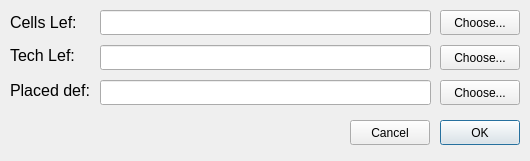
<?xml version="1.0" encoding="UTF-8"?>
<ui version="4.0">
 <class>DialogICCAD2017</class>
 <widget class="QDialog" name="DialogICCAD2017">
  <property name="geometry">
   <rect>
    <x>0</x>
    <y>0</y>
    <width>530</width>
    <height>161</height>
   </rect>
  </property>
  <property name="windowTitle">
   <string>Dialog</string>
  </property>
  <widget class="QPushButton" name="okButton">
   <property name="geometry">
    <rect>
     <x>440</x>
     <y>120</y>
     <width>80</width>
     <height>25</height>
    </rect>
   </property>
   <property name="text">
    <string>OK</string>
   </property>
  </widget>
  <widget class="QPushButton" name="chooseLef">
   <property name="geometry">
    <rect>
     <x>440</x>
     <y>10</y>
     <width>80</width>
     <height>25</height>
    </rect>
   </property>
   <property name="text">
    <string>Choose...</string>
   </property>
  </widget>
  <widget class="QLabel" name="lef">
   <property name="geometry">
    <rect>
     <x>10</x>
     <y>8</y>
     <width>81</width>
     <height>30</height>
    </rect>
   </property>
   <property name="text">
    <string>&lt;html&gt;&lt;head/&gt;&lt;body&gt;&lt;p&gt;&lt;span style=&quot; font-size:12pt;&quot;&gt;Cells Lef:&lt;/span&gt;&lt;/p&gt;&lt;/body&gt;&lt;/html&gt;</string>
   </property>
  </widget>
  <widget class="QPushButton" name="cancelButton">
   <property name="geometry">
    <rect>
     <x>350</x>
     <y>120</y>
     <width>80</width>
     <height>25</height>
    </rect>
   </property>
   <property name="text">
    <string>Cancel</string>
   </property>
  </widget>
  <widget class="QLabel" name="verilog">
   <property name="geometry">
    <rect>
     <x>10</x>
     <y>80</y>
     <width>91</width>
     <height>21</height>
    </rect>
   </property>
   <property name="text">
    <string>&lt;html&gt;&lt;head/&gt;&lt;body&gt;&lt;p&gt;&lt;span style=&quot; font-size:12pt;&quot;&gt;Placed def:&lt;/span&gt;&lt;/p&gt;&lt;/body&gt;&lt;/html&gt;</string>
   </property>
  </widget>
  <widget class="QLineEdit" name="lefLine">
   <property name="geometry">
    <rect>
     <x>100</x>
     <y>10</y>
     <width>331</width>
     <height>25</height>
    </rect>
   </property>
  </widget>
  <widget class="QLineEdit" name="defLine">
   <property name="geometry">
    <rect>
     <x>100</x>
     <y>45</y>
     <width>331</width>
     <height>25</height>
    </rect>
   </property>
  </widget>
  <widget class="QPushButton" name="chooseDef">
   <property name="geometry">
    <rect>
     <x>440</x>
     <y>45</y>
     <width>80</width>
     <height>25</height>
    </rect>
   </property>
   <property name="text">
    <string>Choose...</string>
   </property>
  </widget>
  <widget class="QLabel" name="erro">
   <property name="geometry">
    <rect>
     <x>10</x>
     <y>120</y>
     <width>321</width>
     <height>21</height>
    </rect>
   </property>
   <property name="text">
    <string>&lt;html&gt;&lt;head/&gt;&lt;body&gt;&lt;p&gt;&lt;span style=&quot; color:#cc0000;&quot;&gt;&lt;br/&gt;&lt;/span&gt;&lt;/p&gt;&lt;/body&gt;&lt;/html&gt;</string>
   </property>
  </widget>
  <widget class="QLabel" name="def">
   <property name="geometry">
    <rect>
     <x>10</x>
     <y>45</y>
     <width>91</width>
     <height>21</height>
    </rect>
   </property>
   <property name="text">
    <string>&lt;html&gt;&lt;head/&gt;&lt;body&gt;&lt;p&gt;&lt;span style=&quot; font-size:12pt;&quot;&gt;Tech Lef:&lt;/span&gt;&lt;/p&gt;&lt;/body&gt;&lt;/html&gt;</string>
   </property>
  </widget>
  <widget class="QLineEdit" name="verilogLine">
   <property name="geometry">
    <rect>
     <x>100</x>
     <y>80</y>
     <width>331</width>
     <height>25</height>
    </rect>
   </property>
  </widget>
  <widget class="QPushButton" name="chooseVerilog">
   <property name="geometry">
    <rect>
     <x>440</x>
     <y>80</y>
     <width>80</width>
     <height>25</height>
    </rect>
   </property>
   <property name="text">
    <string>Choose...</string>
   </property>
  </widget>
 </widget>
 <resources/>
 <connections/>
</ui>
